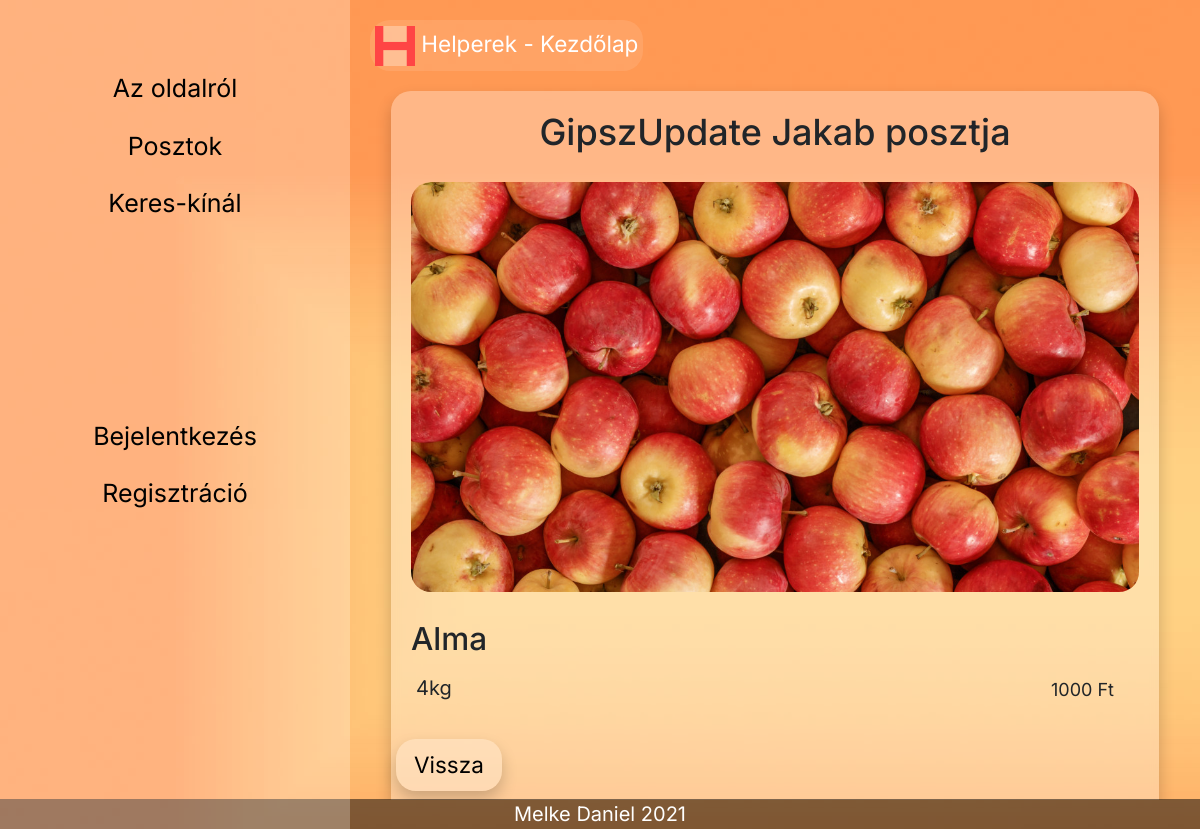
Screenshot of /Web_file/mainProject/index.php?controller=offer&action=view&id=4 with the database file from the repository.
### tables this page shows
CREATE TABLE `users` (
  `id` int(11) NOT NULL,
  `user_id` bigint(20) NOT NULL,
  `first_name` varchar(255) NOT NULL,
  `last_name` varchar(255) NOT NULL,
  `email` varchar(255) NOT NULL,
  `password_hash` varchar(255) NOT NULL,
  `date_of_birth` date DEFAULT NULL,
  `county` varchar(255) DEFAULT NULL,
  `city` varchar(255) DEFAULT NULL,
  `role` varchar(25) NOT NULL,
  `phone` varchar(15) DEFAULT NULL,
  `phone_visible` tinyint(1) NOT NULL DEFAULT 0,
  `about` text DEFAULT NULL
);

CREATE TABLE `offers` (
  `id` int(11) NOT NULL,
  `author_id` bigint(20) NOT NULL,
  `offer_name` varchar(255) NOT NULL,
  `offer_description` text NOT NULL,
  `offer_images` text NOT NULL,
  `offer_price` int(11) NOT NULL,
  `offer_city` varchar(50) NOT NULL,
  `offer_timestamp` datetime NOT NULL DEFAULT current_timestamp() ON UPDATE current_timestamp()
);

### Web_file/mainProject/src/app/model/Offer.php (called while the page is built, shortened)
<?php
class Offer
{
    private $offer_name;
    private $offer_description;
    private $offer_images;
    private $offer_price;
    public function getOffer_name()
    {
        return $this->offer_name;
    }
    public function getOffer_description()
    {
        return $this->offer_description;
    }
    public function getOffer_images()
    {
        return $this->offer_images;
    }
    public function getOffer_price()
    {
        return $this->offer_price;
    }
    public static function findOneById($id)
    {
        $conn = Database::getConnection();
        $sql = "SELECT * FROM `offers` WHERE `id` = :id";
        $statement = $conn->prepare($sql);
        $statement->execute([
            ':id' => $id
        ]);
        return $statement->fetchObject(self::class);
    }
}

### Web_file/mainProject/src/app/controller/CommonController.php (called while the page is built, shortened)
<?php
class CommonController {
    protected $controllerName = null;
    protected function render($view,$data = []){
        extract($data);
        include("src/app/view/{$this->controllerName}/{$view}.php");
        return ob_get_clean();
    }
}

### Web_file/mainProject/src/app/controller/OfferController.php (called while the page is built, shortened)
<?php
require_once('src/app/model/User.php');
require_once('src/app/model/Offer.php');
class OfferController extends CommonController
{
    public function actionView($id)
    {
        $offer = Offer::findOneById($id);
        return $this->render("view", [
            "offer" => $offer
        ]);
    }
}

### Web_file/mainProject/index.php (called while the page is built, shortened)
<?php
require_once("src/app/controller/OfferController.php");
$controllerName = !empty($_GET['controller'])?ucfirst($_GET['controller']) . "Controller":"UserController";
$actionName = !empty($_GET['action'])?"action".ucfirst($_GET['action']):"actionIndex";
if ($controllerName == "OfferController")
{
    $controller = new \app\controller\OfferController();
    if($actionName == "actionIndex")
    {
        $content = $controller->actionIndex();
        $title = "Keres-kínál hírdetések";
    }
    else if($actionName == "actionCreate")
    {
        $content = $controller->actionCreate();
        $title = "Új hírdetés létrehozása";
    }
    else if($actionName == "actionUpdate")
    {
        $content = $controller->actionUpdate($_GET['id']);
        $title = "Hírdetés szerkesztése";
    }
    else if($actionName == "actionDelete")
    {
        $content = $controller->actionDelete($_GET['id']);
        $title = "Hírdetés törlése";
    }
    else if($actionName == "actionView")
    {
        $content = $controller->actionView($_GET['id']);
    }
}
include("src/app/view/templates/main-template.php");
?>

### Web_file/mainProject/src/app/model/User.php (called while the page is built, shortened)
<?php
class User
{
    private $first_name;
    private $last_name;
    public function getFirst_name()
    {
        return $this->first_name;
    }
    public function getLast_name()
    {
        return $this->last_name;
    }
    public static function findOneByUserId($user_id)
    {
        $conn = Database::getConnection();
        $sql = "SELECT * FROM users WHERE `user_id` = :user_id";
        $statement = $conn->prepare($sql);
        $statement->execute([
            ":user_id" => $user_id
        ]);
        return $statement->fetchObject(self::class);
    }
}

### Web_file/mainProject/src/app/view/offer/view.php (the view, shortened to what this page needs)
<?php
require_once("src/app/model/Offer.php");
require_once("src/app/model/User.php");
$valid = false;
$owner = false;
if ($_GET['id'])
{
    $offer = Offer::findOneById($_GET['id']);
    $valid = ($offer)?true:false;
    if ($valid)
    {
        $offerOwner = User::findOneByUserId($offer->getAuthor_id());
    }
}
?>
<?php if ($valid) : ?>
<div class="container offer-view">
    <h2 class="text-center mb-3"><?= $offerOwner->getLast_name() . " " . $offerOwner->getFirst_name() . " posztja" ?></h2>
    <div class="row my-3">
        <div class="col-12 offer-image">
            <?php if (!empty($offer->getOffer_images())) : ?>
                <img src=<?= 'img/uploads/' . $offer->getOffer_images() ?> alt="offer-img" title="Ugrás a hírdetésre" class="img img-fluid">
            <?php else : ?>
                <img src="img/unknown_img.jpg" alt="offer-img" title="Ugrás a hírdetésre" class="img img-fluid">
            <?php endif; ?>
        </div>
    </div>
    <div class="row my-3">
        <div class="col-12 offer-header">
            <h3><?= $offer->getOffer_name() ?><h3>
        </div>
    </div>
    <div class="row my-3">
        <div class="col-8 offer-info">
            <p><?= $offer->getOffer_description() ?></p>
        </div>
        <div class="col-4 offer-price">
            <p><?= $offer->getOffer_price() ?> Ft</p>
        </div>
    </div>
    <?php if ($owner) : ?>
    <div class="row my-3 justify-content-between">
        <a class="btn btn-lg btn-secondary" href="index.php?controller=offer&action=index">Vissza</a>
        <button type="button" class="btn btn-secondary btn-lg" onclick=<?= "location.href='index.php?controller=offer&action=update&id=" . $offer->getId() . "';" ?>>Szerkesztés</button>
    </div>
    <?php else : ?>
    <div class="row my-3">
        <a class="btn btn-lg btn-secondary" href="index.php?controller=offer&action=index">Vissza</a>
    </div>
    <?php endif; ?>
</div>
<?php else : ?>
    <div class="alert alert-warning text-center">Valami hiba történt! :(</div>
<?php endif; ?>

### Web_file/mainProject/css/style.css (style rules this page uses)
html { overflow-x: hidden; font-size: 18px; }
body { overflow-x: hidden; background-size: cover; font-family: 'Inter', sans-serif; min-height: 100vh; }
.btn-secondary { background-color:rgba(255, 255, 255, 0.25); color: #000000; border: none; border-radius: 20px; box-shadow: 0px 8px 16px 0px rgba(0,0,0,0.2); }
.offer-header { text-align: justify; overflow: hidden; text-overflow: ellipsis; display: -webkit-box; -webkit-box-orient: vertical; -webkit-line-clamp: 2; line-height: 1.2em; max-height: 2.4em; padding-top: 10px; }
.offer-image { display: flex; justify-content: center; }
.offer-image img { border-radius: 20px; min-width: 100px; min-height: 100px; margin-top: 10px; }
.offer-info { text-align: justify; overflow: hidden; text-overflow: ellipsis; display: -webkit-box; -webkit-box-orient: vertical; -webkit-line-clamp: 2; line-height: 1.2em; max-height: 2.4em; padding-left: 20px; }
.offer-price { text-align: right; font-size: 18px; padding-right: 40px; }
.offer-view { background-color: rgba(255, 255, 255, 0.3); backdrop-filter: blur(4px); border-radius: 20px; box-shadow: 0px 8px 16px 0px rgba(0,0,0,0.2); max-width: 768px; margin: auto; font-size: 20px; padding: 20px; }

### rows the page displays
users: last_name "GipszUpdate", first_name "Jakab"
offers: offer_images (picture), offer_name "Alma", offer_description "4kg", offer_price "1000"
